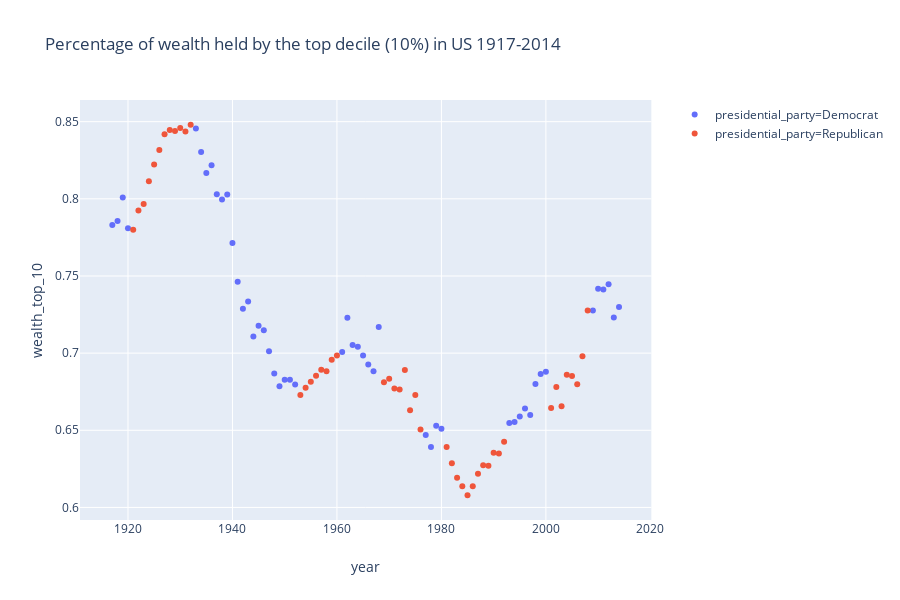

The code cell stored with this chart in its notebook:
### Code cell
import plotly.express as px
px.scatter(df, x='year', y='wealth_top_10', color="presidential_party", title="Percentage of wealth held by the top decile (10%) in US 1917-2014")

### Figure 1 — Plotly figure (JSON) as saved in the notebook; plotly's stock layout.template omitted (floating-point values rounded to 4 significant figures)
{"data": [{"hoverlabel": {"namelength": 0}, "hovertemplate": "presidential_party=Democrat<br>year=%{x}<br>wealth_top_10=%{y}", "legendgroup": "presidential_party=Democrat", "marker": {"color": "#636efa", "symbol": "circle"}, "mode": "markers", "name": "presidential_party=Democrat", "showlegend": true, "type": "scatter", "x": [1917, 1918, 1919, 1920, 1933, 1934, 1935, 1936, 1937, 1938, 1939, 1940, 1941, 1942, 1943, 1944, 1945, 1946, 1947, 1948, 1949, 1950, 1951, 1952, 1961, 1962, 1963, 1964, 1965, 1966, 1967, 1968, 1977, 1978, 1979, 1980, 1993, 1994, 1995, 1996, 1997, 1998, 1999, 2000, 2009, 2010, 2011, 2012, 2013, 2014], "xaxis": "x", "y": [0.7831, 0.7857, 0.8008, 0.781, 0.8456, 0.8303, 0.8168, 0.8218, 0.8029, 0.7995, 0.8028, 0.7713, 0.7463, 0.7288, 0.7334, 0.7107, 0.7177, 0.7149, 0.7012, 0.6868, 0.6786, 0.6827, 0.6827, 0.6796, 0.7008, 0.723, 0.7053, 0.7042, 0.6984, 0.6927, 0.6882, 0.7169, 0.647, 0.6391, 0.6529, 0.651, 0.6548, 0.6554, 0.659, 0.6641, 0.6599, 0.68, 0.6864, 0.6879, 0.7277, 0.7418, 0.7413, 0.7446, 0.7231, 0.7299], "yaxis": "y"}, {"hoverlabel": {"namelength": 0}, "hovertemplate": "presidential_party=Republican<br>year=%{x}<br>wealth_top_10=%{y}", "legendgroup": "presidential_party=Republican", "marker": {"color": "#EF553B", "symbol": "circle"}, "mode": "markers", "name": "presidential_party=Republican", "showlegend": true, "type": "scatter", "x": [1921, 1922, 1923, 1924, 1925, 1926, 1927, 1928, 1929, 1930, 1931, 1932, 1953, 1954, 1955, 1956, 1957, 1958, 1959, 1960, 1969, 1970, 1971, 1972, 1973, 1974, 1975, 1976, 1981, 1982, 1983, 1984, 1985, 1986, 1987, 1988, 1989, 1990, 1991, 1992, 2001, 2002, 2003, 2004, 2005, 2006, 2007, 2008], "xaxis": "x", "y": [0.7799, 0.7924, 0.7967, 0.8114, 0.8222, 0.8316, 0.8418, 0.8446, 0.844, 0.8459, 0.8436, 0.848, 0.6728, 0.6775, 0.6814, 0.6853, 0.6893, 0.6882, 0.6957, 0.6985, 0.6811, 0.6834, 0.677, 0.6765, 0.6891, 0.663, 0.6729, 0.6505, 0.6391, 0.6286, 0.6193, 0.6137, 0.6079, 0.6138, 0.6218, 0.6274, 0.627, 0.6355, 0.6349, 0.6425, 0.6645, 0.6781, 0.6656, 0.686, 0.6851, 0.6798, 0.6979, 0.7276], "yaxis": "y"}], "layout": {"height": 600, "legend": {"tracegroupgap": 0}, "title": {"text": "Percentage of wealth held by the top decile (10%) in US 1917-2014"}, "xaxis": {"anchor": "y", "domain": [0, 0.98], "title": {"text": "year"}}, "yaxis": {"anchor": "x", "domain": [0, 1], "title": {"text": "wealth_top_10"}}}}
